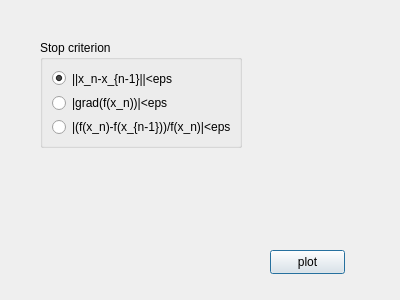
<?xml version="1.0" encoding="UTF-8"?>
<ui version="4.0">
 <class>Newton_crit</class>
 <widget class="QDialog" name="Newton_crit">
  <property name="geometry">
   <rect>
    <x>0</x>
    <y>0</y>
    <width>400</width>
    <height>300</height>
   </rect>
  </property>
  <property name="windowTitle">
   <string>Newton method</string>
  </property>
  <widget class="QGroupBox" name="groupBox">
   <property name="geometry">
    <rect>
     <x>40</x>
     <y>40</y>
     <width>202</width>
     <height>108</height>
    </rect>
   </property>
   <property name="title">
    <string>Stop criterion</string>
   </property>
   <layout class="QVBoxLayout" name="verticalLayout">
    <item>
     <widget class="QRadioButton" name="inc_rb">
      <property name="text">
       <string>||x_n-x_{n-1}||&lt;eps</string>
      </property>
      <property name="checked">
       <bool>true</bool>
      </property>
     </widget>
    </item>
    <item>
     <widget class="QRadioButton" name="grad_rb">
      <property name="text">
       <string>|grad(f(x_n))|&lt;eps</string>
      </property>
     </widget>
    </item>
    <item>
     <widget class="QRadioButton" name="f_rb">
      <property name="text">
       <string>|(f(x_n)-f(x_{n-1}))/f(x_n)|&lt;eps</string>
      </property>
     </widget>
    </item>
   </layout>
  </widget>
  <widget class="QPushButton" name="plot_button">
   <property name="geometry">
    <rect>
     <x>270</x>
     <y>250</y>
     <width>75</width>
     <height>24</height>
    </rect>
   </property>
   <property name="text">
    <string>plot</string>
   </property>
  </widget>
 </widget>
 <resources/>
 <connections/>
</ui>
